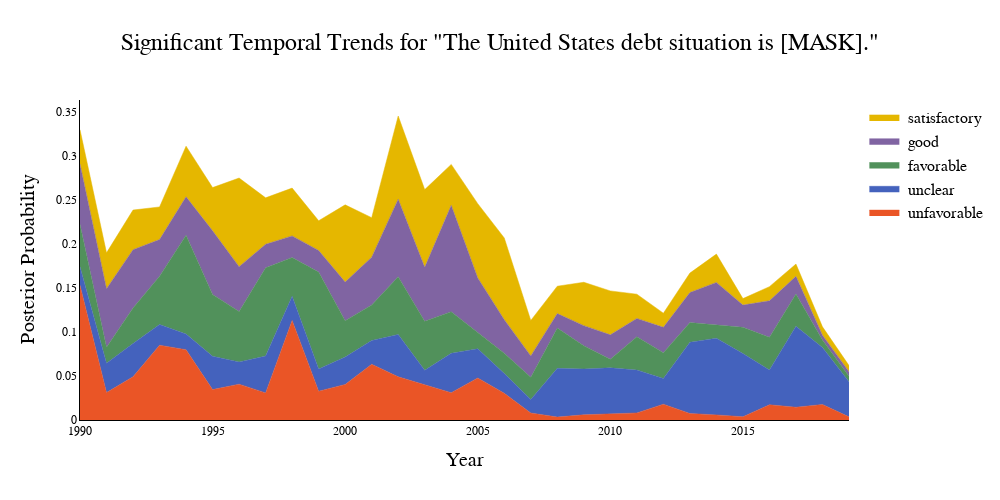

The code cell stored with this chart in its notebook:
### Code cell
visuzlize_process('The United States debt situation is [MASK].', top_k=25)

### Figure 1 — Plotly figure (JSON) as saved in the notebook; plotly's stock layout.template omitted (floating-point values rounded to 4 significant figures)
{"data": [{"fillcolor": "rgba(234, 85, 38, 1)", "hovertemplate": "<b> unfavorable</b>  %{y:.3f}<extra></extra>", "line": {"color": "#EA5526", "width": 0.5}, "mode": "lines", "name": " unfavorable", "stackgroup": "one", "type": "scatter", "x": [1990, 1991, 1992, 1993, 1994, 1995, 1996, 1997, 1998, 1999, 2000, 2001, 2002, 2003, 2004, 2005, 2006, 2007, 2008, 2009, 2010, 2011, 2012, 2013, 2014, 2015, 2016, 2017, 2018, 2019], "y": [0.1533, 0.0312, 0.04922, 0.08506, 0.07992, 0.03455, 0.04078, 0.03085, 0.1132, 0.03276, 0.04043, 0.06338, 0.04912, 0.04039, 0.03103, 0.04782, 0.03039, 0.00795, 0.00335, 0.005907, 0.007146, 0.008029, 0.01799, 0.007372, 0.005798, 0.003706, 0.01733, 0.01451, 0.01763, 0.003557]}, {"fillcolor": "rgba(68, 98, 189, 1)", "hovertemplate": "<b> unclear</b>  %{y:.3f}<extra></extra>", "line": {"color": "#4462BD", "width": 0.5}, "mode": "lines", "name": " unclear", "stackgroup": "one", "type": "scatter", "x": [1990, 1991, 1992, 1993, 1994, 1995, 1996, 1997, 1998, 1999, 2000, 2001, 2002, 2003, 2004, 2005, 2006, 2007, 2008, 2009, 2010, 2011, 2012, 2013, 2014, 2015, 2016, 2017, 2018, 2019], "y": [0.02113, 0.0334, 0.03776, 0.02352, 0.01779, 0.03789, 0.02522, 0.04181, 0.02755, 0.02537, 0.03111, 0.02703, 0.04811, 0.01609, 0.04481, 0.03312, 0.02252, 0.01541, 0.05539, 0.0521, 0.05215, 0.04876, 0.02924, 0.081, 0.08721, 0.07184, 0.03953, 0.09213, 0.06474, 0.03987]}, {"fillcolor": "rgba(81, 145, 91, 1)", "hovertemplate": "<b> favorable</b>  %{y:.3f}<extra></extra>", "line": {"color": "#51915B", "width": 0.5}, "mode": "lines", "name": " favorable", "stackgroup": "one", "type": "scatter", "x": [1990, 1991, 1992, 1993, 1994, 1995, 1996, 1997, 1998, 1999, 2000, 2001, 2002, 2003, 2004, 2005, 2006, 2007, 2008, 2009, 2010, 2011, 2012, 2013, 2014, 2015, 2016, 2017, 2018, 2019], "y": [0.04816, 0.01814, 0.04034, 0.055, 0.1125, 0.07044, 0.05742, 0.1004, 0.04401, 0.1101, 0.04138, 0.04044, 0.06579, 0.05585, 0.04736, 0.01907, 0.02314, 0.02524, 0.04582, 0.02646, 0.009777, 0.03798, 0.02929, 0.0224, 0.01486, 0.02983, 0.03716, 0.03661, 0.008733, 0.006433]}, {"fillcolor": "rgba(128, 100, 162, 1)", "hovertemplate": "<b> good</b>  %{y:.3f}<extra></extra>", "line": {"color": "#8064A2", "width": 0.5}, "mode": "lines", "name": " good", "stackgroup": "one", "type": "scatter", "x": [1990, 1991, 1992, 1993, 1994, 1995, 1996, 1997, 1998, 1999, 2000, 2001, 2002, 2003, 2004, 2005, 2006, 2007, 2008, 2009, 2010, 2011, 2012, 2013, 2014, 2015, 2016, 2017, 2018, 2019], "y": [0.06874, 0.06658, 0.06636, 0.04165, 0.04361, 0.07227, 0.05102, 0.0268, 0.02461, 0.02461, 0.04397, 0.05433, 0.08813, 0.06129, 0.121, 0.0616, 0.03795, 0.02434, 0.01647, 0.02287, 0.02783, 0.0207, 0.0289, 0.03416, 0.04863, 0.02534, 0.04159, 0.02011, 0.005389, 0.005143]}, {"fillcolor": "rgba(229, 183, 0, 1)", "hovertemplate": "<b> satisfactory</b>  %{y:.3f}<extra></extra>", "line": {"color": "#E5B700", "width": 0.5}, "mode": "lines", "name": " satisfactory", "stackgroup": "one", "type": "scatter", "x": [1990, 1991, 1992, 1993, 1994, 1995, 1996, 1997, 1998, 1999, 2000, 2001, 2002, 2003, 2004, 2005, 2006, 2007, 2008, 2009, 2010, 2011, 2012, 2013, 2014, 2015, 2016, 2017, 2018, 2019], "y": [0.03886, 0.04079, 0.04511, 0.0371, 0.05764, 0.04921, 0.1008, 0.05289, 0.0544, 0.03383, 0.08783, 0.04494, 0.09463, 0.08845, 0.04661, 0.08444, 0.09306, 0.04028, 0.03116, 0.04935, 0.04993, 0.02763, 0.01608, 0.02216, 0.03218, 0.007354, 0.01608, 0.01399, 0.009489, 0.006992]}], "layout": {"height": 500, "hoverlabel": {"font": {"family": "Geist Mono", "size": 12}}, "hovermode": "x", "legend": {"font": {"color": "black", "family": "Junicode", "size": 16}}, "paper_bgcolor": "rgba(0,0,0,0)", "plot_bgcolor": "rgba(0,0,0,0)", "showlegend": true, "title": {"font": {"color": "black", "family": "Junicode", "size": 24}, "text": "Significant Temporal Trends for \"The United States debt situation is [MASK].\"", "x": 0.5}, "width": 1000, "xaxis": {"linecolor": "black", "linewidth": 1, "showgrid": false, "tickfont": {"color": "black", "family": "Geist Mono", "size": 12}, "title": {"font": {"color": "black", "family": "Junicode", "size": 20}, "text": "Year"}, "zeroline": false}, "yaxis": {"linecolor": "black", "linewidth": 1, "showgrid": false, "tickfont": {"color": "black", "family": "Geist Mono", "size": 12}, "title": {"font": {"color": "black", "family": "Junicode", "size": 20}, "text": "Posterior Probability"}, "zeroline": false}}}
